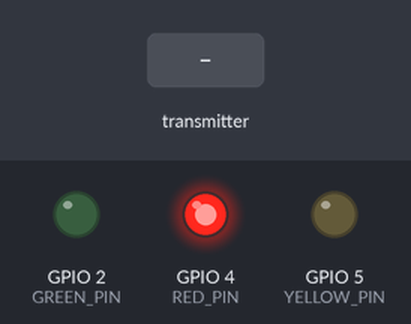
Simulated run of this sketch. Board: ESP32. On the bench: output pins drawn as LEDs (lit = HIGH). The inputs (shaded band) are chosen by the test bench. What the sketch prints to the serial monitor is not drawn.

Above: at 1.2 s.
1.3 s: the transmitter starts sending message = AMBULANCE
At 1.7 s:
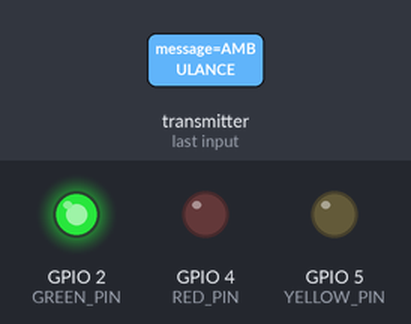
Timing chart, 0 to 4.3 s (numbered marks = the images above; inputs shaded):
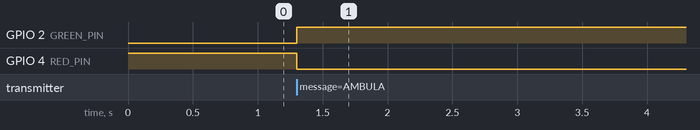

Measured:
- after the input at 1.3 s, GPIO 2 (GREEN_PIN): LOW → HIGH at once; GPIO 4 (RED_PIN): HIGH → LOW at once

The sketch:

Traffic_Signal__Code.ino
```cpp
#include <WiFi.h>
#include <esp_now.h>

// ✅ Updated pin numbers
#define RED_PIN 4
#define YELLOW_PIN 5
#define GREEN_PIN 2

typedef struct struct_message {
  char message[32];
} struct_message;

struct_message incomingMessage;
bool ambulanceNearby = false;
unsigned long lastAmbulanceTime = 0;

void turnRed() {
  digitalWrite(RED_PIN, HIGH);
  digitalWrite(YELLOW_PIN, LOW);
  digitalWrite(GREEN_PIN, LOW);
}

void turnYellow() {
  digitalWrite(RED_PIN, LOW);
  digitalWrite(YELLOW_PIN, HIGH);
  digitalWrite(GREEN_PIN, LOW);
}

void turnGreen() {
  digitalWrite(RED_PIN, LOW);
  digitalWrite(YELLOW_PIN, LOW);
  digitalWrite(GREEN_PIN, HIGH);
}

// ✅ Callback function for ESP32 v3.x.x
void onDataRecv(const esp_now_recv_info_t *info, const uint8_t *incomingData, int len) {
  memcpy(&incomingMessage, incomingData, sizeof(incomingMessage));

  if (strcmp(incomingMessage.message, "AMBULANCE") == 0) {
    Serial.println("🚑 Ambulance Detected! Turning Green...");
    ambulanceNearby = true;
    lastAmbulanceTime = millis();
    turnGreen();
  }
}

void setup() {
  Serial.begin(115200);
  WiFi.mode(WIFI_STA);

  pinMode(RED_PIN, OUTPUT);
  pinMode(YELLOW_PIN, OUTPUT);
  pinMode(GREEN_PIN, OUTPUT);

  turnRed();  // Default traffic light is Red

  if (esp_now_init() != ESP_OK) {
    Serial.println("ESP-NOW Init Failed!");
    return;
  }

  esp_now_register_recv_cb(onDataRecv);
}

void loop() {
  if (ambulanceNearby && millis() - lastAmbulanceTime > 5000) {
    Serial.println("🚦 Restoring Normal Traffic...");
    turnRed();
    ambulanceNearby = false;
  }
}
```
